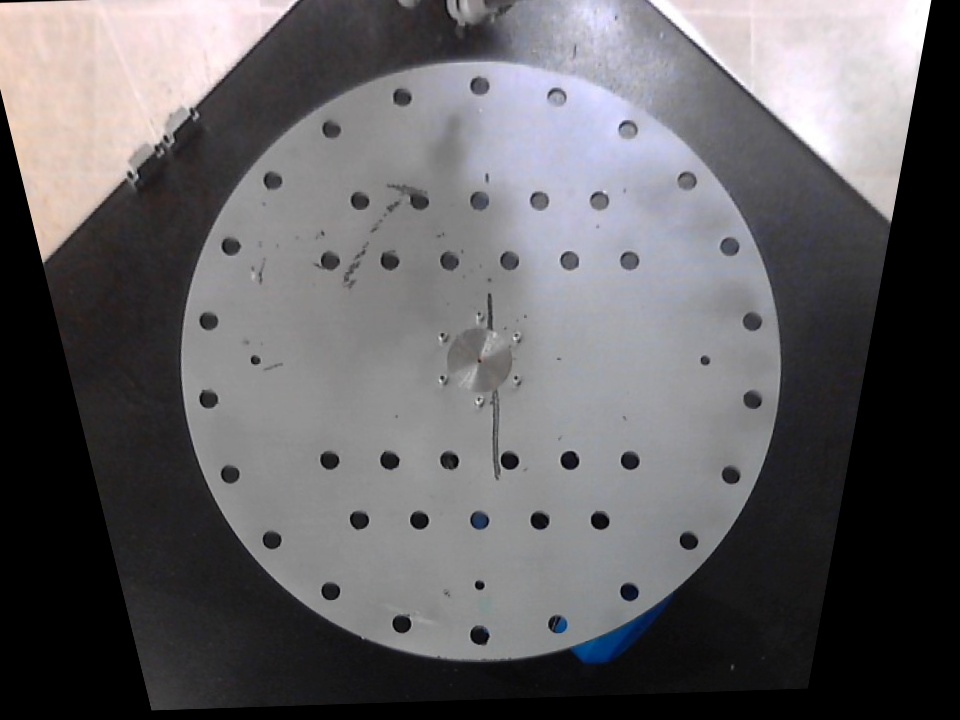
#> input picture hello.jpg, 960 x 720 px
$ python -i warp.py   (imports and definitions only)
#> lines starting #> are read from the running program, lines starting #| are printed output that depends on the picture; after the words box and inside, x2 and y2 are one past the last pixel; in counts of white or black regions, pixels touching at a corner belong together
#> further down, picture is the input picture: shape (720, 960, 3); mean B, G, R 99.9, 97.3, 99.1
import math
import imageio
import cv2 as cv
import numpy as np
import transformer

def fix_rotation(img):
    img_copy = img.copy()
    img = cv.cvtColor(img, cv.COLOR_BGR2GRAY)
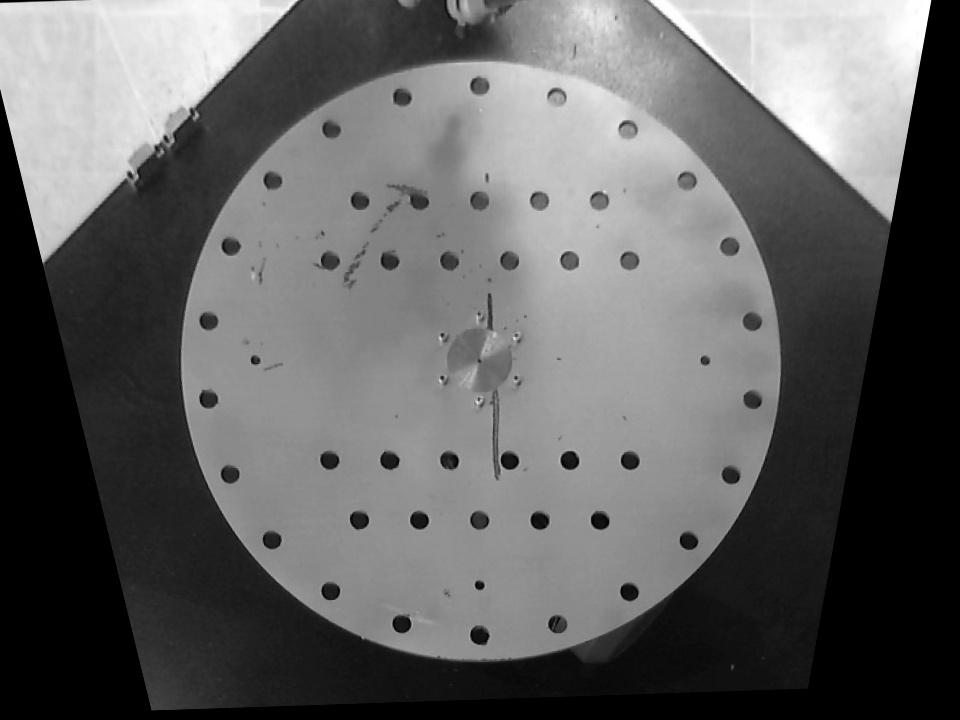
#> img: shape (720, 960); min 0, max 255, mean 98.1
    rows, cols = img.shape
#> rows = 720; cols = 960
    img = cv.adaptiveThreshold(img, 255, cv.ADAPTIVE_THRESH_MEAN_C, cv.THRESH_BINARY_INV, 15, 9)
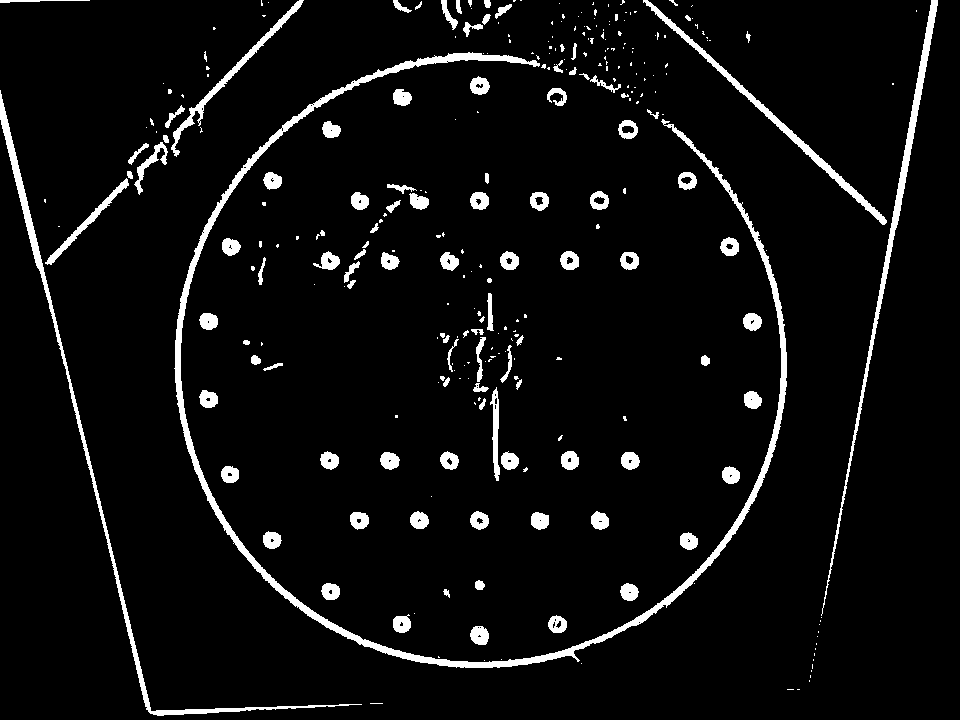
#> img: shape (720, 960); 5.5% white; 298 white regions (188 under 20 px), largest, box (x1, y1, x2, y2) and area: (174, 52, 787, 668) 10753, (0, 90, 362, 716) 3645, (821, 0, 938, 616) 2850

    kernel = cv.getStructuringElement(cv.MORPH_ELLIPSE, (3, 3))
    img = cv.morphologyEx(img, cv.MORPH_OPEN, kernel)
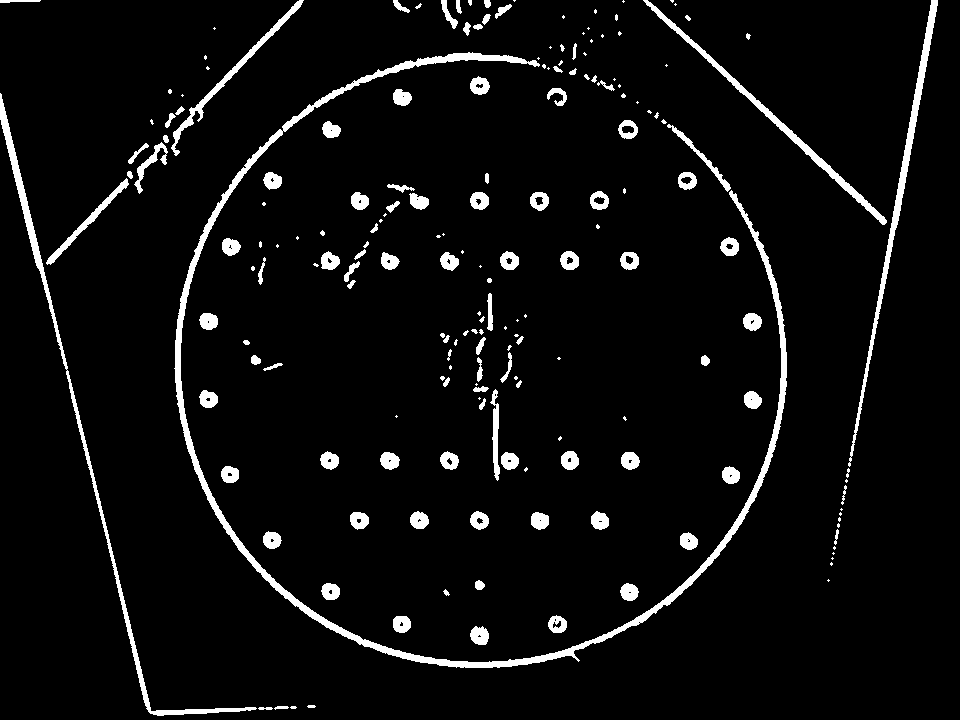
#> img: shape (720, 960); 5.2% white; 191 white regions (79 under 20 px), largest, box (x1, y1, x2, y2) and area: (174, 52, 787, 668) 10168, (0, 93, 257, 716) 3411, (848, 0, 938, 467) 2529

    img = cv.medianBlur(img, 3)
#> img: shape (720, 960); 5.2% white; 190 white regions (85 under 20 px)

    contours, hierarchy = cv.findContours(img, cv.RETR_LIST, cv.CHAIN_APPROX_NONE)
#> contours = 220 contours, 111 with area under 20; largest, box (x1, y1, x2, y2) and area: (175, 52, 787, 668) 8644, (0, 93, 256, 716) 2686, (848, 0, 938, 466) 2062, (643, 0, 887, 225) 1764, (171, 0, 304, 156) 1020
    roi = max(contours, key=cv.contourArea)
#> roi = contour of 3092 points, box (x1, y1, x2, y2) (175, 52, 787, 668), area 8644

    x, y, w, h = cv.boundingRect(roi)
#> x = 175; y = 52; w = 612; h = 616
    corners = [[x, y], [x + w, y], [x, y + h], [x + w, y + h]]
#> corners = [[175, 52], [787, 52], [175, 668], [787, 668]]
    src = np.float32(corners)
#> src = [[175, 52], [787, 52], [175, 668], [787, 668]]
    # [5 lines of commented-out code are left out]
    dst = np.float32([[0, 0], [cols, 0], [0, rows], [cols, rows]])
#> dst = [[0, 0], [960, 0], [0, 720], [960, 720]]

    matrix = cv.getPerspectiveTransform(src, dst)
#> matrix = [[1.57, 9.73e-17, -274.5], [0, 1.17, -60.78], [2.9e-19, 9.61e-20, 1]]
    rotated_img = cv.warpPerspective(img_copy, matrix, (cols, rows))
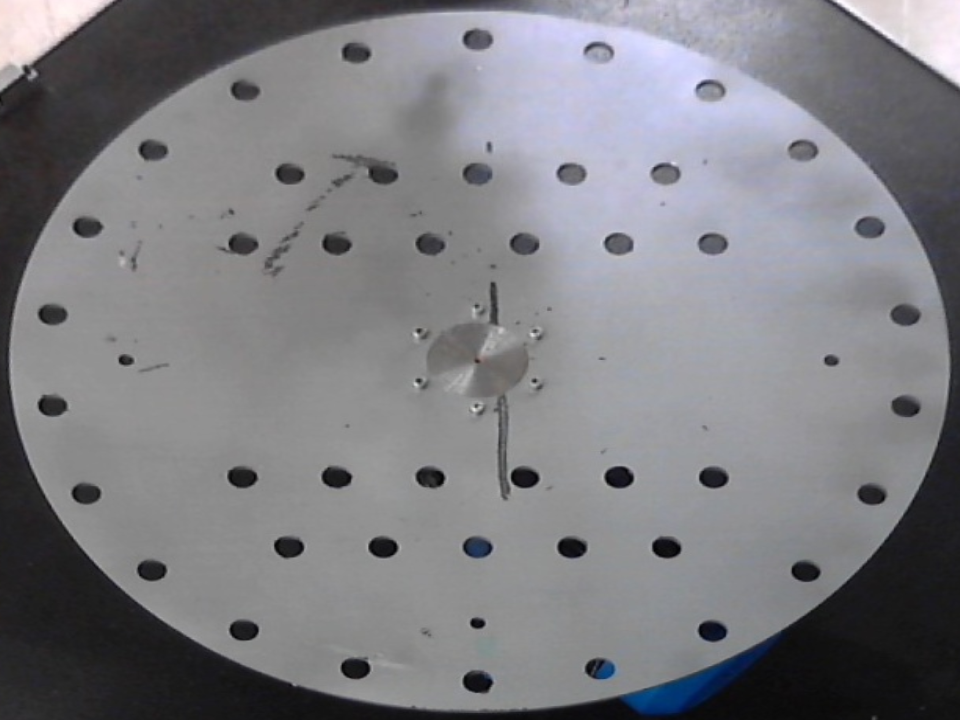
#> rotated_img: shape (720, 960, 3); mean B, G, R 129.3, 124.8, 124.8
    cv.imshow('', rotated_img)

D1 = 105
D2 = 175
D3 = 275

# [126 lines not run here, left out]

>>> import cv2
>>> picture = cv2.imread('hello.jpg')
>>> result = fix_rotation(picture)
